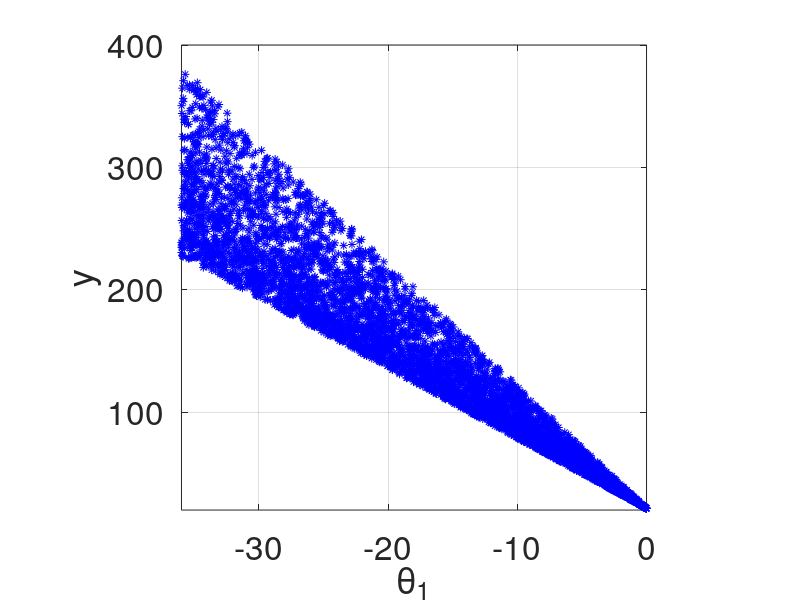
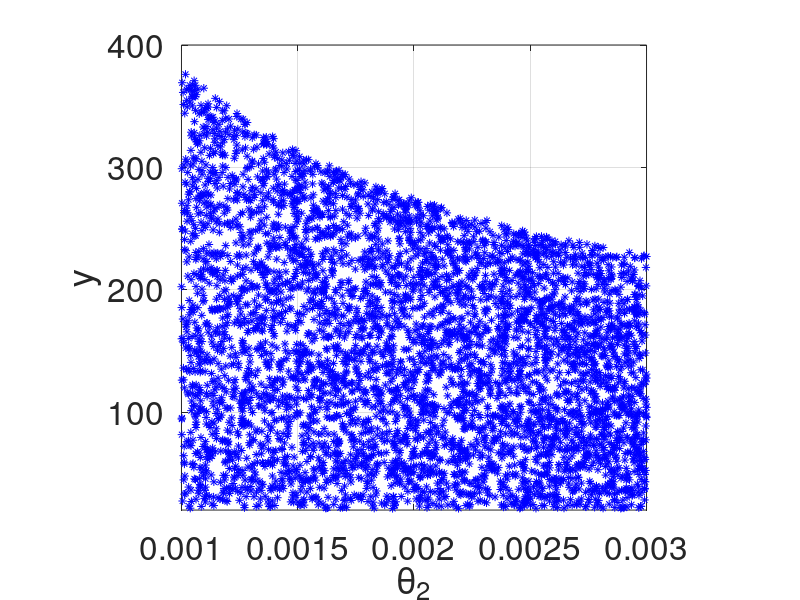
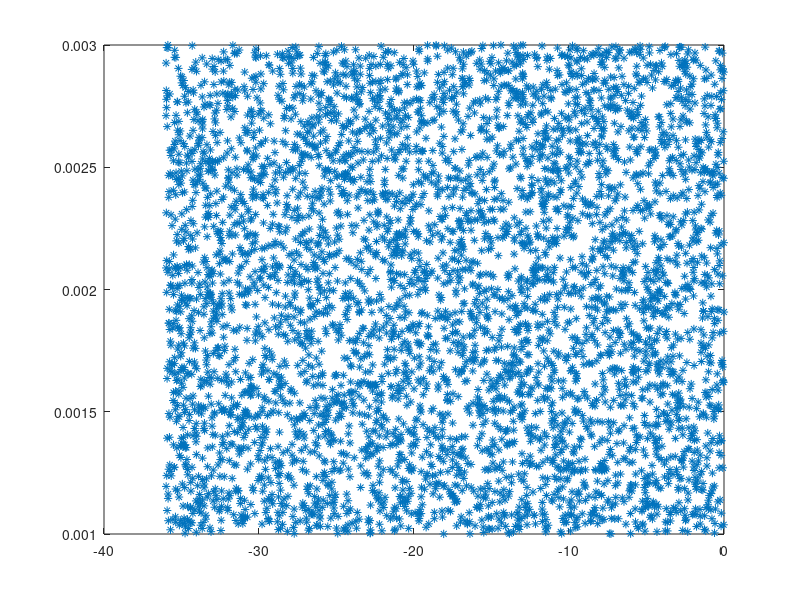

Reproduce these figures in MATLAB, in order.
%% HW1 Question 6-a

%% MATLAB script for
% scatterplots of the project
%     gamma = sqrt((2*(a+b)*h)/(a*b*k))
%     c1 = -(Q/(k*gamma))*((exp(gamma*L)*(h+k*gamma))/(exp(-gamma*L)*(h-k*gamma)+exp(gamma*L)*(h+k*gamma))
%     c2 = Q/(k*gamma) + c1
%     T = c1*exp(-gamma*x)+c2*exp(gamma*x)+T_amb
	
clear all; close all; clc	

%  coefficients	

a = 0.95;      % cm
b = 0.95;      % cm
L = 70.0;      % cm
k = 2.37;      % W/cm C
T_amb = 21.29; % C

% number of samples
N = 5000; %tested 1k,10k,100k

% drawing samples from parameters and construct sample matrix M
theta1 = unifrnd(-36,0,[N,1]); % Q
theta2 = unifrnd(.001,.003,[N,1]);	% h
x = .1;
M = [theta1, theta2];

% compute vector of model outputs
gamm = sqrt((2*(a+b).*theta2)./(a*b*k));
c1 = -(theta1./(k*gamm)).*((exp(gamm*L).*(theta2+k.*gamm))./(exp(-gamm.*L).*(theta2-k.*gamm)+exp(gamm*L).*(theta2+k.*gamm)));
c2 = theta1./(k*gamm) + c1;
T = c1.*exp(-gamm.*x)+c2.*exp(gamm.*x)+T_amb;

%% scatter plots
figure
plot(M(:,1), T, '*b')
xlim([-36 0]), grid on
axis square,xlabel('\theta_1'),ylabel('y')		
set(gca,'FontSize',24)	
ylim([20 400])
print('x1y','-dpng')	
	
figure
plot(M(:,2), T, '*b')
xlim([.001 .003]), grid on		
axis square,xlabel('\theta_2'),ylabel('y')	
ylim([20 400])
set(gca,'FontSize',24)	
print('x2y','-dpng')

figure
plot(M(:,1),M(:,2),'*')
